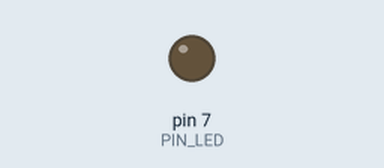
Simulated run of this sketch. Board: Arduino Uno, built with avr-gcc and run on an emulated ATmega328P. Shown: output pins drawn as LEDs (lit = HIGH). Dashed ring = blinking. At 2.0 s the program stops and its outputs stay as they are.

Above: at 0.5 s.
At 1.85 s:
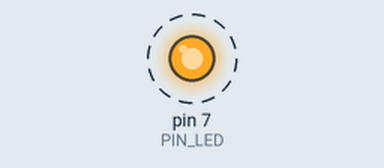
Timing chart, 0 to 3.0 s (numbered marks = the images above):
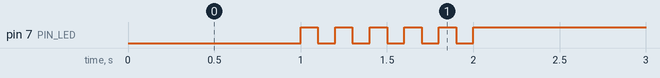

Measured:
- by itself, pin 7 (PIN_LED): alternates HIGH for 0.10 s and LOW for 0.10 s, 11 changes in all, then stays HIGH

The sketch:

05_practice_2.ino
```cpp
#define PIN_LED 7

void setup() {
    pinMode(PIN_LED, OUTPUT);
}

void loop() {
    digitalWrite(PIN_LED, 0);
    delay(1000);

    digitalWrite(PIN_LED, 1);
    delay(100);
    digitalWrite(PIN_LED, 0);
    delay(100);
    digitalWrite(PIN_LED, 1);
    delay(100);
    digitalWrite(PIN_LED, 0);
    delay(100);
    digitalWrite(PIN_LED, 1);
    delay(100);
    digitalWrite(PIN_LED, 0);
    delay(100);
    digitalWrite(PIN_LED, 1);
    delay(100);
    digitalWrite(PIN_LED, 0);
    delay(100);
    digitalWrite(PIN_LED, 1);
    delay(100);
    digitalWrite(PIN_LED, 0);
    delay(100);

   digitalWrite(PIN_LED, 1);


   while(1){

  }

}
```
